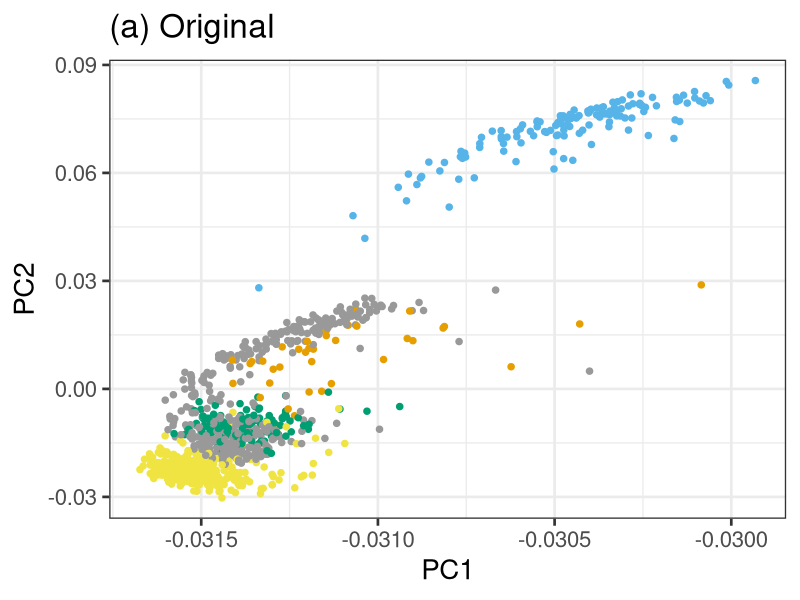
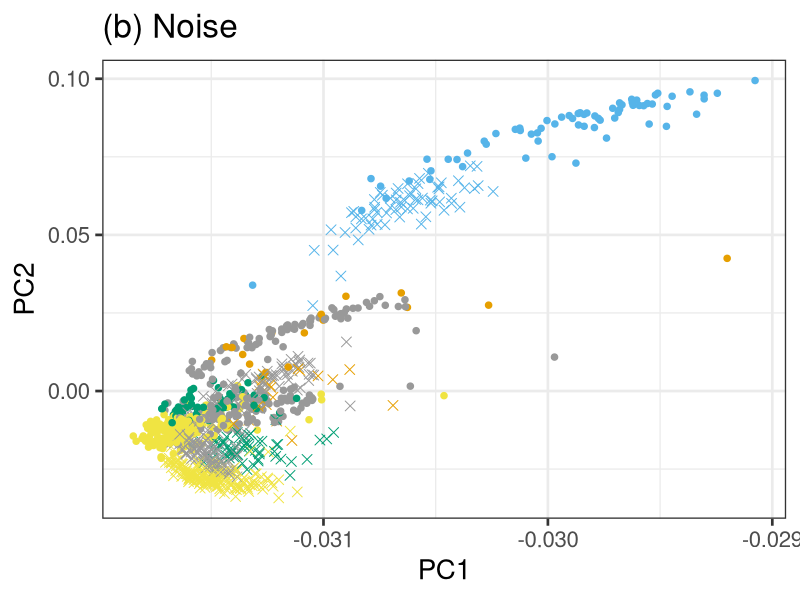
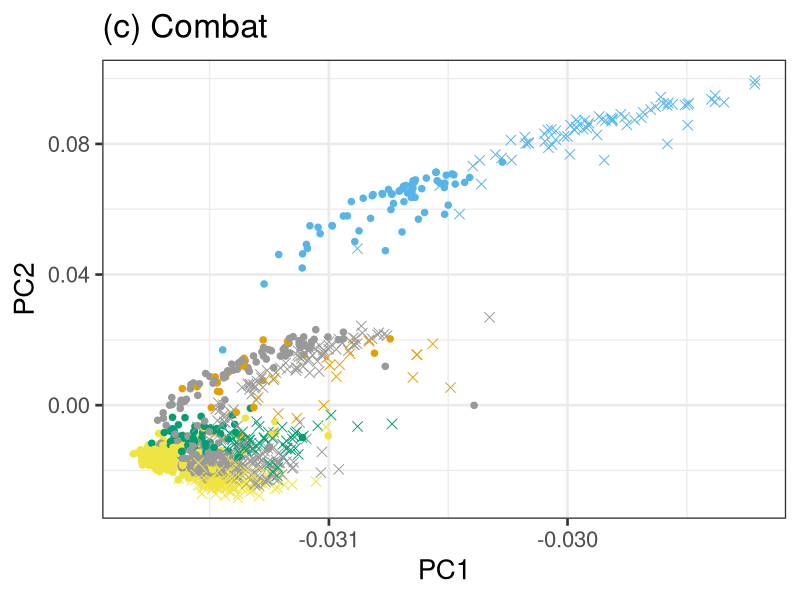
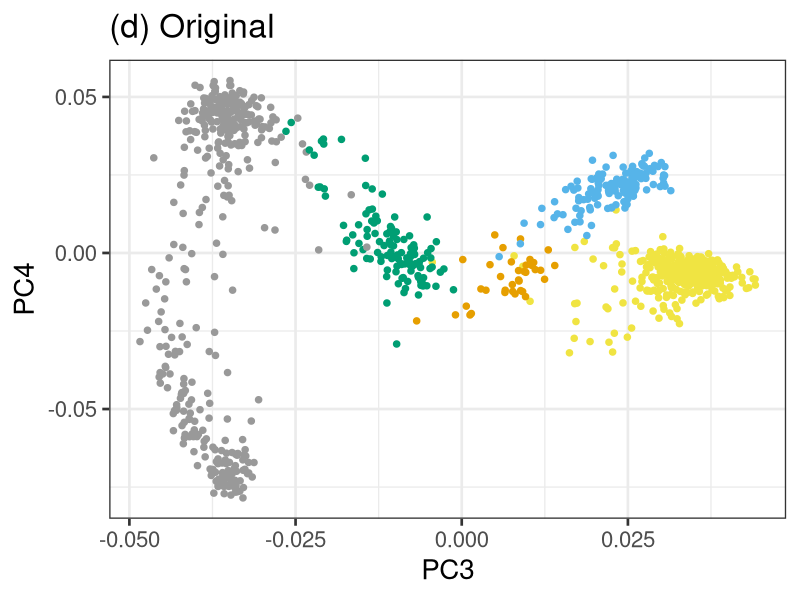
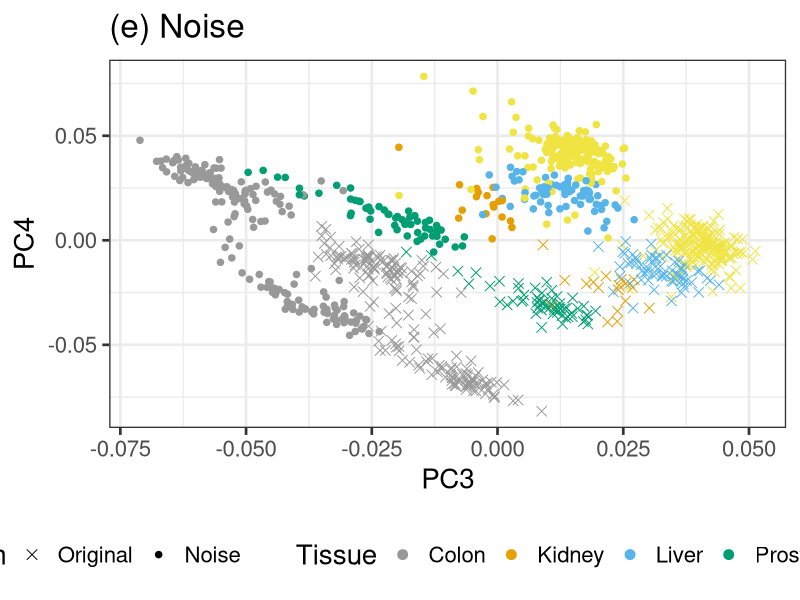
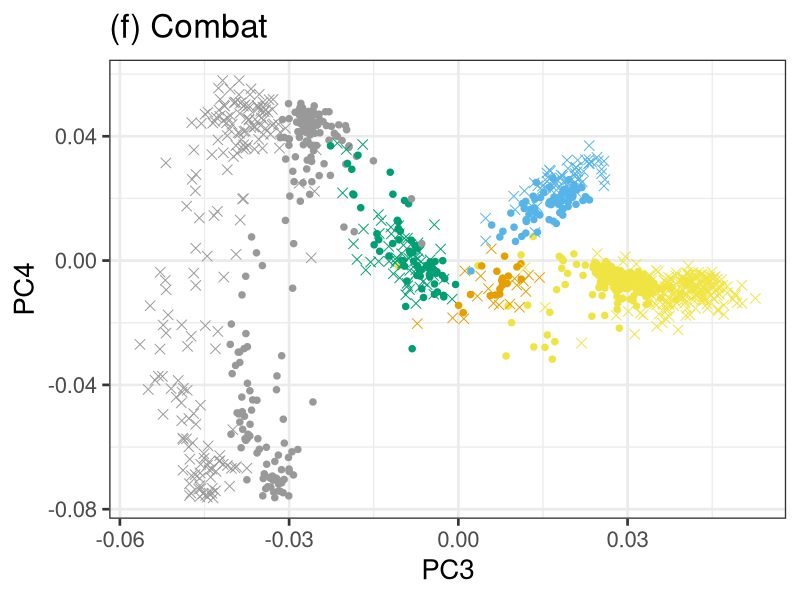
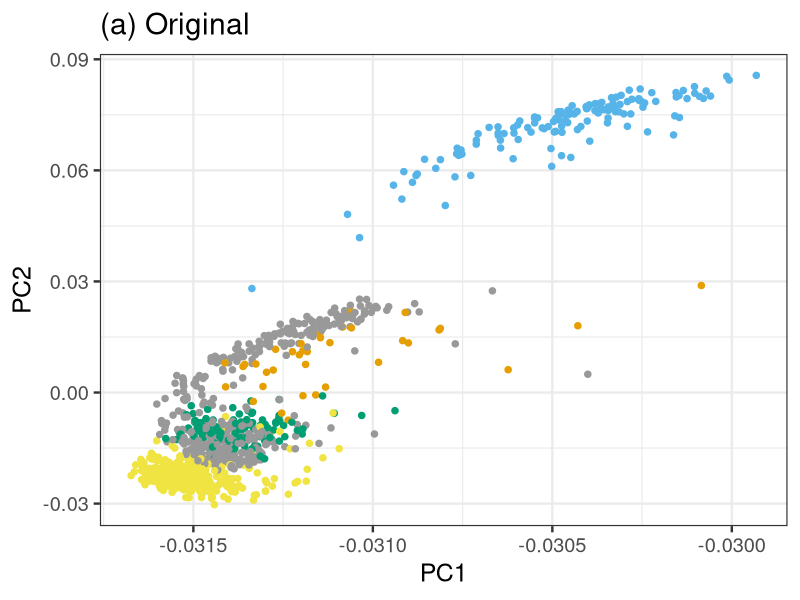
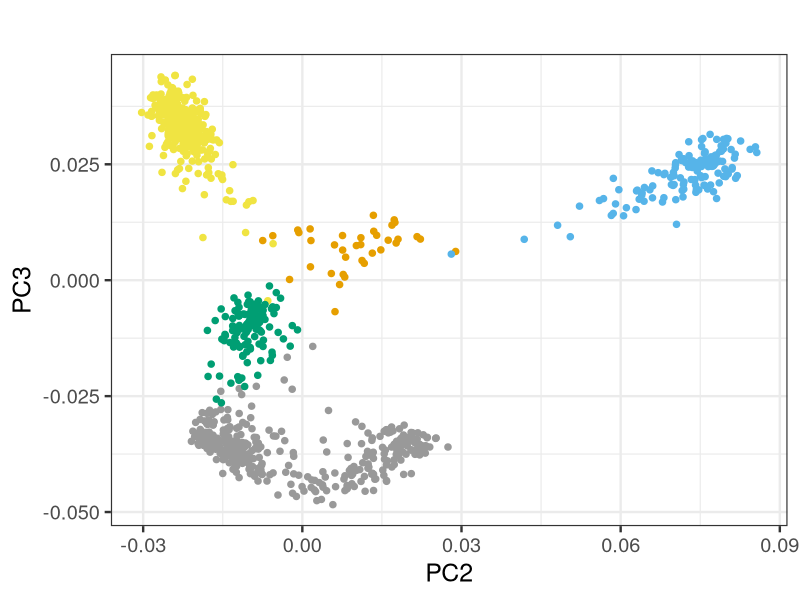

R code for these plots, in order:
library(ggplot2)
library(gridExtra)

ggplotDataCombined<-read.table("Data/ggplotData_Noise_Experiment.txt",header=T)
ggplotDataCombined.Spearman<-ggplotDataCombined[which(ggplotDataCombined$expr.distance=="Spearman"),]
ggplotDataCombined.Spearman$status<-factor(ggplotDataCombined.Spearman$status,levels=c("Original","Noise","Combat"))
ggplotDataCombinedFig3a<-ggplotDataCombined.Spearman[which(ggplotDataCombined.Spearman$similarity.measure=="Spearman"),]
ggplotDataCombinedFig3a<-ggplotDataCombinedFig3a[which(ggplotDataCombinedFig3a$ontology=="Cosine"),]
ggplotDataNoLog<-read.table("Data/ggplotDataNoLog.txt",header=T,sep="\t",stringsAsFactors = F)
ggplotDataNoLog<-ggplotDataNoLog[which(ggplotDataNoLog$expr.distance=="Spearman"),]
fontsize=25

##############
###Figure 4###
##############
pcaOriginal<-read.table("Data/PCA_Original.txt",header=T)
pcaNoise<-read.table("Data/PCA_Noise.txt",header=T)
pcaNoise$Batch<-factor(pcaNoise$Batch,levels=c("Original","Noise"))
pcaCombat<-read.table("Data/PCA_Combat.txt",header=T)
pcaCombat$Batch<-factor(pcaCombat$Batch,levels=c("Original","Noise"))
cbPalette <- c("#999999", "#E69F00", "#56B4E9", "#009E73", "#F0E442")
fontsize=20

pcaPlot12.Original<-ggplot2::ggplot(data=pcaOriginal,aes(x=PC1,y=PC2,color=tissueType_2,shape=Batch))+
  geom_point(size=3)+
  theme_bw(fontsize)+
  labs(color="Tissue")+
  ggtitle("(a) Original")+
  theme(legend.position="none")+
  scale_colour_manual(values=cbPalette)+
  scale_shape_manual(values=c(20,20))

pcaPlot12.Original

pcaPlot12.noise<-ggplot2::ggplot(data=pcaNoise,aes(x=PC1,y=PC2,color=tissueType_2,shape=Batch))+
  geom_point(size=3)+
  theme_bw(fontsize)+
  labs(color="Tissue")+
  ggtitle("(b) Noise")+
  scale_colour_manual(values=cbPalette)+
  theme(legend.position="none")+
  scale_shape_manual(values=c(4,20))
pcaPlot12.noise

pcaPlot12.combat<-ggplot2::ggplot(data=pcaCombat,aes(x=PC1,y=PC2,color=tissueType_2,shape=Batch))+
  geom_point(size=3)+
  theme_bw(fontsize)+
  labs(color="Tissue")+
  ggtitle("(c) Combat")+
  labs(shape="Data")+
  theme(legend.position="none")+
  scale_colour_manual(values=cbPalette)+
  scale_shape_manual(values=c(4,20))
pcaPlot12.combat

pcaPlot34.Original<-ggplot2::ggplot(data=pcaOriginal,aes(x=PC3,y=PC4,color=tissueType_2,shape=Batch))+
  geom_point(size=3)+
  theme_bw(fontsize)+
  labs(color="Tissue")+
  ggtitle("(d) Original")+
  theme(legend.position="none")+
  scale_colour_manual(values=cbPalette)+
  scale_shape_manual(values=c(20,20))

pcaPlot34.Original

pcaPlot34.noise<-ggplot2::ggplot(data=pcaNoise,aes(x=PC3,y=PC4,color=tissueType_2,shape=Batch))+
  geom_point(size=3)+
  theme_bw(fontsize)+
  labs(color="Tissue")+
  ggtitle("(e) Noise")+
  scale_colour_manual(values=cbPalette)+
  theme(legend.key.height = unit(0.9,"cm"))+
  theme(legend.position = "bottom")+
  scale_shape_manual(values=c(4,20))
pcaPlot34.noise

pcaPlot34.combat<-ggplot2::ggplot(data=pcaCombat,aes(x=PC3,y=PC4,color=tissueType_2,shape=Batch))+
  geom_point(size=3)+
  theme_bw(fontsize)+
  labs(color="Tissue")+
  ggtitle("(f) Combat")+
  labs(shape="Data")+
  theme(legend.position="none")+
  scale_colour_manual(values=cbPalette)+
  scale_shape_manual(values=c(4,20))
pcaPlot34.combat

blank<-ggplot2::ggplot()+geom_blank()+theme_void()

pdf("Figure4.pdf",height=12,width=18)
grid.arrange(pcaPlot12.Original,pcaPlot12.noise,pcaPlot12.combat,
             pcaPlot34.Original,pcaPlot34.noise,pcaPlot34.combat,blank,blank,
             layout_matrix=cbind(c(1,1,1,1,1,1,1,1,4,4,4,4,4,4,4,4,7),
                                 c(2,2,2,2,2,2,2,2,5,5,5,5,5,5,5,5,5),
                                 c(3,3,3,3,3,3,3,3,6,6,6,6,6,6,6,6,8)))
dev.off()

svg("Figure4.svg",height=12,width=18)
grid.arrange(pcaPlot12.Original,pcaPlot12.noise,pcaPlot12.combat,
             pcaPlot34.Original,pcaPlot34.noise,pcaPlot34.combat,blank,blank,
             layout_matrix=cbind(c(1,1,1,1,1,1,1,1,4,4,4,4,4,4,4,4,7),
                                 c(2,2,2,2,2,2,2,2,5,5,5,5,5,5,5,5,5),
                                 c(3,3,3,3,3,3,3,3,6,6,6,6,6,6,6,6,8)))
dev.off()


##############
###Figure 5###
##############
fontsize=18
Fig5<-ggplot2::ggplot(ggplotDataCombinedFig3a,aes(x=tissues,y=correlation,fill=status))+
  geom_bar(stat="summary",position="dodge",fun.y = "mean")+
  stat_summary(fun.data = mean_se, geom = "errorbar",position="dodge",aes(group=status))+
  theme_bw(fontsize)+
  xlab("")+
  ylab("Spearman correlation")+
  labs(fill=" ")+
  theme(legend.key.height = unit(1.5,"cm"))+
  scale_fill_manual(values=cbPalette)

pdf("Figure5.pdf",height=6,width=9)
Fig5
dev.off()

svg("Figure5.svg",height=6,width=9)
Fig5
dev.off()




####################################
###Supplementary Figs for Figure 4###
####################################
SupFig4_Bar<-ggplot2::ggplot(ggplotDataCombined.Spearman,aes(x=tissues,y=correlation,fill=status))+
  geom_boxplot()+
  facet_grid(ontology ~similarity.measure)+
  theme_bw(fontsize)+
  xlab("Tissues")+
  ylab("Correlation")+
  labs(fill="Data")+
  theme(legend.key.height = unit(1.5,"cm"))+
  scale_fill_manual(values=cbPalette)

pdf("Sup_Fig_4_a.pdf",width=16,height=10)
SupFig4_Bar
dev.off()

svg("Sup_Fig_4_a.svg",width=16,height=10)
SupFig4_Bar
dev.off()


pcaPlot12.original<-ggplot2::ggplot(data=pcaOriginal,aes(x=PC1,y=PC2,color=tissueType_2,shape=Batch))+
  geom_point(size=3)+
  theme_bw(fontsize)+
  theme(legend.position = "none")+
  ggtitle("(a) Original")+
  scale_colour_manual(values=cbPalette)+
  scale_shape_manual(values=c(20,20))
pcaPlot12.original

pcaPlot23.original<-ggplot2::ggplot(data=pcaOriginal,aes(x=PC2,y=PC3,color=tissueType_2,shape=Batch))+
  geom_point(size=3)+
  theme_bw(fontsize)+
  theme(legend.position = "none")+
  ggtitle(" ")+
  scale_colour_manual(values=cbPalette)+
  scale_shape_manual(values=c(20,20))
pcaPlot23.original

pcaPlot34.original<-ggplot2::ggplot(data=pcaOriginal,aes(x=PC3,y=PC4,color=tissueType_2,shape=Batch))+
  geom_point(size=3)+
  theme_bw(fontsize)+
  labs(color="Tissue")+
  ggtitle(" ")+
  theme(legend.position = "none")+
  scale_colour_manual(values=cbPalette)+
  scale_shape_manual(values=c(20,20))
pcaPlot34.original

pcaPlot12.noise<-ggplot2::ggplot(data=pcaNoise,aes(x=PC1,y=PC2,color=tissueType_2,shape=Batch))+
  geom_point(size=3)+
  theme_bw(fontsize)+
  theme(legend.position = "none")+
  ggtitle("(b) Noise ")+
  scale_colour_manual(values=cbPalette)+
  scale_shape_manual(values=c(4,20))
pcaPlot12.noise

pcaPlot23.noise<-ggplot2::ggplot(data=pcaNoise,aes(x=PC2,y=PC3,color=tissueType_2,shape=Batch))+
  geom_point(size=3)+
  theme_bw(fontsize)+
  theme(legend.position = "none")+
  ggtitle(" ")+
  scale_colour_manual(values=cbPalette)+
  scale_shape_manual(values=c(4,20))
pcaPlot23.noise

pcaPlot34.noise<-ggplot2::ggplot(data=pcaNoise,aes(x=PC3,y=PC4,color=tissueType_2,shape=Batch))+
  geom_point(size=3)+
  theme_bw(fontsize)+
  labs(color="Tissue")+
  ggtitle(" ")+
  theme(legend.position = "right")+
  theme(legend.key.height = unit(1.8,"cm"))+
  scale_colour_manual(values=cbPalette)+
  scale_shape_manual(values=c(4,20))
pcaPlot34.noise

pcaPlot12.combat<-ggplot2::ggplot(data=pcaCombat,aes(x=PC1,y=PC2,color=tissueType_2,shape=Batch))+
  geom_point(size=3)+
  theme_bw(fontsize)+
  theme(legend.position = "none")+
  ggtitle("(c) Combat")+
  scale_colour_manual(values=cbPalette)+
  scale_shape_manual(values=c(4,20))
pcaPlot12.combat

pcaPlot23.combat<-ggplot2::ggplot(data=pcaCombat,aes(x=PC2,y=PC3,color=tissueType_2,shape=Batch))+
  geom_point(size=3)+
  theme_bw(fontsize)+
  theme(legend.position = "none")+
  ggtitle(" ")+
  scale_colour_manual(values=cbPalette)+
  scale_shape_manual(values=c(4,20))
pcaPlot23.combat

pcaPlot34.combat<-ggplot2::ggplot(data=pcaCombat,aes(x=PC3,y=PC4,color=tissueType_2,shape=Batch))+
  geom_point(size=3)+
  theme_bw(fontsize)+
  labs(color="Tissue")+
  ggtitle(" ")+
  theme(legend.position = "none")+
  scale_colour_manual(values=cbPalette)+
  scale_shape_manual(values=c(4,20))
pcaPlot34.combat


blank<-ggplot2::ggplot()+geom_blank()+theme_void()

pdf("Sup_Fig_4_b.pdf",width=24,height=24)
grid.arrange(pcaPlot12.original,pcaPlot23.original,pcaPlot34.original,
             pcaPlot12.noise,pcaPlot23.noise,pcaPlot34.noise,
             pcaPlot12.combat,pcaPlot23.combat,pcaPlot34.combat,blank,blank,
             layout_matrix=cbind(c(1,4,7),
                                 c(1,4,7),
                                 c(1,4,7),
                                 c(1,4,7),
                                 c(2,5,8),
                                 c(2,5,8),
                                 c(2,5,8),
                                 c(2,5,8),
                                 c(3,6,9),
                                 c(3,6,9),
                                 c(3,6,9),
                                 c(3,6,9),c(10,6,11)))
dev.off()


svg("Sup_Fig_4_b.svg",width=24,height=24)
grid.arrange(pcaPlot12.original,pcaPlot23.original,pcaPlot34.original,
             pcaPlot12.noise,pcaPlot23.noise,pcaPlot34.noise,
             pcaPlot12.combat,pcaPlot23.combat,pcaPlot34.combat,blank,blank,
             layout_matrix=cbind(c(1,4,7),
                                 c(1,4,7),
                                 c(1,4,7),
                                 c(1,4,7),
                                 c(2,5,8),
                                 c(2,5,8),
                                 c(2,5,8),
                                 c(2,5,8),
                                 c(3,6,9),
                                 c(3,6,9),
                                 c(3,6,9),
                                 c(3,6,9),c(10,6,11)))
dev.off()


svg("Sup_Fig_GTEX_Logarithm.svg",width=16,height=9)
ggplot2::ggplot(ggplotDataNoLog,aes(x=tissues,y=correlation,fill=status))+
  geom_boxplot()+
  facet_grid(ontology ~similarity.measure)+
  theme_bw(fontsize)+
  xlab("Tissues")+
  ylab("Correlation")+
  labs(fill="Data")+
  theme(legend.key.height = unit(1.5,"cm"))+
  scale_fill_manual(values=cbPalette)
dev.off()


pdf("Sup_Fig_GTEX_Logarithm.pdf",width=16,height=9)
ggplot2::ggplot(ggplotDataNoLog,aes(x=tissues,y=correlation,fill=status))+
  geom_boxplot()+
  facet_grid(ontology ~similarity.measure)+
  theme_bw(fontsize)+
  xlab("Tissues")+
  ylab("Correlation")+
  labs(fill="Data")+
  theme(legend.key.height = unit(1.5,"cm"))+
  scale_fill_manual(values=cbPalette)
dev.off()
